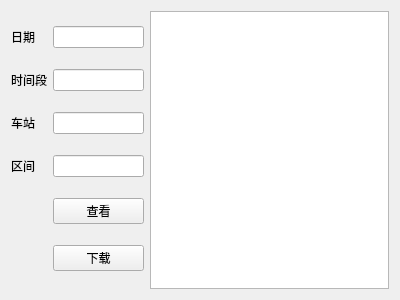
<?xml version="1.0" encoding="UTF-8"?>
<ui version="4.0">
 <class>SafetyDataPage</class>
 <widget class="QWidget" name="SafetyDataPage">
  <property name="geometry">
   <rect>
    <x>0</x>
    <y>0</y>
    <width>400</width>
    <height>300</height>
   </rect>
  </property>
  <property name="windowTitle">
   <string>数据查询</string>
  </property>
  <layout class="QGridLayout" name="gridLayout">
   <item row="0" column="0">
    <layout class="QGridLayout" name="gridLayout_2">
     <item row="1" column="0">
      <widget class="QLabel" name="label_10">
       <property name="maximumSize">
        <size>
         <width>55</width>
         <height>16777215</height>
        </size>
       </property>
       <property name="text">
        <string>时间段</string>
       </property>
      </widget>
     </item>
     <item row="1" column="1">
      <widget class="QLineEdit" name="lineEdit_time">
       <property name="maximumSize">
        <size>
         <width>150</width>
         <height>16777215</height>
        </size>
       </property>
      </widget>
     </item>
     <item row="2" column="0">
      <widget class="QLabel" name="label_11">
       <property name="maximumSize">
        <size>
         <width>55</width>
         <height>16777215</height>
        </size>
       </property>
       <property name="text">
        <string>车站</string>
       </property>
      </widget>
     </item>
     <item row="3" column="1">
      <widget class="QLineEdit" name="lineEdit_interval">
       <property name="maximumSize">
        <size>
         <width>150</width>
         <height>16777215</height>
        </size>
       </property>
      </widget>
     </item>
     <item row="4" column="1">
      <widget class="QPushButton" name="button_search">
       <property name="maximumSize">
        <size>
         <width>150</width>
         <height>16777215</height>
        </size>
       </property>
       <property name="text">
        <string>查看</string>
       </property>
      </widget>
     </item>
     <item row="3" column="0">
      <widget class="QLabel" name="label_12">
       <property name="maximumSize">
        <size>
         <width>55</width>
         <height>16777215</height>
        </size>
       </property>
       <property name="text">
        <string>区间</string>
       </property>
      </widget>
     </item>
     <item row="2" column="1">
      <widget class="QLineEdit" name="lineEdit_station">
       <property name="maximumSize">
        <size>
         <width>150</width>
         <height>16777215</height>
        </size>
       </property>
      </widget>
     </item>
     <item row="0" column="1">
      <widget class="QLineEdit" name="lineEdit_date">
       <property name="maximumSize">
        <size>
         <width>150</width>
         <height>16777215</height>
        </size>
       </property>
      </widget>
     </item>
     <item row="0" column="0">
      <widget class="QLabel" name="label_9">
       <property name="maximumSize">
        <size>
         <width>55</width>
         <height>16777215</height>
        </size>
       </property>
       <property name="text">
        <string>日期</string>
       </property>
      </widget>
     </item>
     <item row="5" column="1">
      <widget class="QPushButton" name="pushButton">
       <property name="text">
        <string>下载</string>
       </property>
      </widget>
     </item>
    </layout>
   </item>
   <item row="0" column="1">
    <widget class="QTableWidget" name="table">
     <property name="maximumSize">
      <size>
       <width>16777215</width>
       <height>16777215</height>
      </size>
     </property>
     <property name="verticalScrollMode">
      <enum>QAbstractItemView::ScrollPerPixel</enum>
     </property>
     <property name="horizontalScrollMode">
      <enum>QAbstractItemView::ScrollPerPixel</enum>
     </property>
     <attribute name="horizontalHeaderMinimumSectionSize">
      <number>80</number>
     </attribute>
     <attribute name="verticalHeaderMinimumSectionSize">
      <number>40</number>
     </attribute>
     <attribute name="verticalHeaderDefaultSectionSize">
      <number>40</number>
     </attribute>
    </widget>
   </item>
  </layout>
 </widget>
 <resources/>
 <connections/>
 <slots>
  <slot>slot1()</slot>
 </slots>
</ui>
